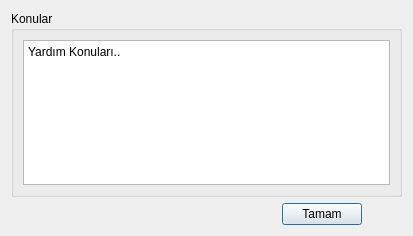
<?xml version="1.0" encoding="UTF-8"?>
<ui version="4.0">
 <class>Dialog</class>
 <widget class="QDialog" name="Dialog">
  <property name="geometry">
   <rect>
    <x>0</x>
    <y>0</y>
    <width>413</width>
    <height>236</height>
   </rect>
  </property>
  <property name="windowTitle">
   <string>Dialog</string>
  </property>
  <property name="styleSheet">
   <string notr="true">/*Copyright (c) DevSec Studio. All rights reserved.

MIT License

Permission is hereby granted, free of charge, to any person obtaining a copy
of this software and associated documentation files (the &quot;Software&quot;), to deal
in the Software without restriction, including without limitation the rights
to use, copy, modify, merge, publish, distribute, sublicense, and/or sell
copies of the Software, and to permit persons to whom the Software is
furnished to do so, subject to the following conditions:

The above copyright notice and this permission notice shall be included in all
copies or substantial portions of the Software.

THE SOFTWARE IS PROVIDED *AS IS*, WITHOUT WARRANTY OF ANY KIND, EXPRESS OR
IMPLIED, INCLUDING BUT NOT LIMITED TO THE WARRANTIES OF MERCHANTABILITY,
FITNESS FOR A PARTICULAR PURPOSE AND NONINFRINGEMENT. IN NO EVENT SHALL THE
AUTHORS OR COPYRIGHT HOLDERS BE LIABLE FOR ANY CLAIM, DAMAGES OR OTHER
LIABILITY, WHETHER IN AN ACTION OF CONTRACT, TORT OR OTHERWISE, ARISING FROM,
OUT OF OR IN CONNECTION WITH THE SOFTWARE OR THE USE OR OTHER DEALINGS IN THE SOFTWARE.
*/

/*-----QWidget-----*/
QWidget
{
	background-color: #222222;
	color: #eee;

}


/*-----QLabel-----*/
QLabel
{
	background-color: transparent;
	color: #eee;

}


/*-----QMenuBar-----*/
QMenuBar 
{
	background-color: qlineargradient(spread:repeat, x1:1, y1:0, x2:1, y2:1, stop:0 rgba(83, 83, 83, 255),stop:0.293269 rgba(81, 81, 81, 255),stop:0.634615 rgba(79, 79, 79, 255),stop:1 rgba(83, 83, 83, 255));
	border: 1px solid #343434;
	color: #eee;
	font-weight: bold;

}


QMenuBar::item 
{
	background-color: transparent;

}


QMenuBar::item:selected 
{
	background-color: #303030;
	color: #fff;

}


QMenuBar::item:pressed 
{
	background-color: qlineargradient(spread:repeat, x1:1, y1:0, x2:1, y2:1, stop:0 rgba(89, 89, 89, 255),stop:1 rgba(66, 66, 66, 255));
	border: 1px solid #000;
	color: #fff;

}


/*-----QMenu-----*/
QMenu
{
    background-color: #fff;
    border: 1px solid #222;
    padding: 4px;
	color: #000;

}


QMenu::item
{
    background-color: transparent;
    padding: 2px 20px 2px 20px;

}


QMenu::item:disabled
{
    color: #555;
    background-color: transparent;
    padding: 2px 20px 2px 20px;

}


QMenu::item:selected
{
    background-color: #91c9f7;
    color: #000;

}


/*-----QToolBar-----*/
QToolBar
{
	background-color: qlineargradient(spread:repeat, x1:1, y1:0, x2:1, y2:1, stop:0 rgba(83, 83, 83, 255),stop:0.293269 rgba(81, 81, 81, 255),stop:0.634615 rgba(79, 79, 79, 255),stop:1 rgba(83, 83, 83, 255));
	border-top: none;
	border-bottom: 1px solid #343434;
	border-left: 1px solid #343434;
	border-right: 1px solid #343434;

}


/*-----QToolButton-----*/
QToolButton 
{
	background-color: qlineargradient(spread:repeat, x1:1, y1:0, x2:1, y2:1, stop:0 rgba(121, 121, 121, 255),stop:1 rgba(98, 98, 98, 255));
	color: #eee;
	border: 1px solid #343434;
	border-radius: 4px;
	padding: 2px;
	margin-left: 5px
}


QToolButton:hover
{
	background-color: #8b8b8b;
	
}


QToolButton:pressed
{
	background-color: #353534;
	border: 1px solid gray;

}


QToolButton:checked
{
	background-color: #353534;
	border: 1px solid gray;
}


/*-----QDockWidget-----*/
QDockWidget
{
	color: #eee;
	font-weight: bold;
}


QDockWidget &gt; QWidget
{
	background-color: qlineargradient(spread:repeat, x1:1, y1:0, x2:1, y2:1, stop:0 rgba(83, 83, 83, 255),stop:0.293269 rgba(81, 81, 81, 255),stop:0.634615 rgba(79, 79, 79, 255),stop:1 rgba(83, 83, 83, 255));
	border: 1px solid #646564;
	border-top: none;
}


QDockWidget::title 
{
	background-color: qlineargradient(spread:repeat, x1:1, y1:0, x2:1, y2:1, stop:0 rgba(77, 77, 77, 255),stop:0.451923 rgba(64, 64, 64, 255),stop:1 rgba(41, 41, 41, 255));
	border: 1px solid #646564;
	padding: 2px;

}


QDockWidget::close-button
{
	max-width: 14px;
	max-height: 14px;
	margin-top:1px;

}


QDockWidget::float-button
{
	max-width: 14px;
	max-height: 14px;
	margin-top:1px;

}


QDockWidget::close-button:hover
{
	border: none;
	background-color: none;

}


QDockWidget::float-button:hover
{
	border: none;
	background-color: none;

}


/*-----QLineEdit-----*/
QLineEdit
{
	background-color: #363636;
	color : #eee;
	border: 1px solid #343434;
	border-radius : 2px;
	padding: 2px;

}


/*-----QSpinBox &amp; QDoubleSpinBox-----*/
QSpinBox,
QDoubleSpinBox 
{
    background-color: #363636;
	color : #eee;
	border: 1px solid #343434;
	padding: 2px;
    border-radius : 2px;

}


QSpinBox::up-button, 
QDoubleSpinBox::up-button
{
	border-top-right-radius:2px;
	background-color: #777777;
    width: 16px; 
    border-width: 1px;

}


QSpinBox::up-button:hover, 
QDoubleSpinBox::up-button:hover
{
	background-color: #585858;

}


QSpinBox::up-button:pressed, 
QDoubleSpinBox::up-button:pressed
{
	background-color: #252525;
    width: 16px; 
    border-width: 1px;

}


QSpinBox::up-arrow,
QDoubleSpinBox::up-arrow
{
    image: url(://arrow-up.png);
    width: 7px;
    height: 7px;

}


QSpinBox::down-button, 
QDoubleSpinBox::down-button
{
	border-bottom-right-radius:2px;
	background-color: #777777;
    width: 16px; 
    border-width: 1px;

}


QSpinBox::down-button:hover, 
QDoubleSpinBox::down-button:hover
{
	background-color: #585858;

}


QSpinBox::down-button:pressed, 
QDoubleSpinBox::down-button:pressed
{
	background-color: #252525;
    width: 16px; 
    border-width: 1px;

}


QSpinBox::down-arrow,
QDoubleSpinBox::down-arrow
{
    image: url(://arrow-down.png);
    width: 7px;
    height: 7px;

}


/*-----QListView-----*/
QListView 
{
	background-color: qlineargradient(spread:repeat, x1:1, y1:0, x2:1, y2:1, stop:0 rgba(83, 83, 83, 255),stop:0.293269 rgba(81, 81, 81, 255),stop:0.634615 rgba(79, 79, 79, 255),stop:1 rgba(83, 83, 83, 255));
    border : none;
    color: white;
    show-decoration-selected: 1; 
    outline: 0;
	border: 1px solid gray;

}


QListView::disabled 
{
	background-color: #656565;
	color: #1b1b1b;
    border: 1px solid #656565;

}


QListView::item 
{
    padding: 1px;

}


QListView::item:alternate 
{
    background-color: #4a4b4d;

}


QListView::item:selected 
{
    border: 1px solid #6a6ea9;
    border: none;
    color: rgb(0, 0, 0);

}


QListView::item:selected:!active 
{
    background-color: #b7b9be;
    border: none;
    color: rgb(0, 0, 0);

}


QListView::item:selected:active 
{
    background-color: #b7b9be;
    border: none;
    color: rgb(0, 0, 0);

}


QListView::item:hover {
    background-color: #262626;
    border: none;
    color: white;

}


/*-----QScrollBar-----*/
QScrollBar:horizontal
{
    border: 1px solid #222222;
    background-color: #3d3d3d;
    height: 15px;
    margin: -2px 16px 0 16px;

}


QScrollBar::handle:horizontal
{
    background-color: qlineargradient(spread:repeat, x1:1, y1:0, x2:1, y2:1, stop:0 rgba(150, 150, 150, 255),stop:1 rgba(107, 107, 107, 255));
	border-radius: 6px;
    min-height: 20px;

}


QScrollBar::add-line:horizontal
{
    background-color: #3d3d3d;
    width: 17px;
    subcontrol-position: right;
    subcontrol-origin: margin;

}


QScrollBar::sub-line:horizontal
{
    border: 1px solid #3d3d3d;
    background-color: #3d3d3d;
    width: 17px;
    subcontrol-position: left;
    subcontrol-origin: margin;

}


QScrollBar::right-arrow:horizontal
{
    image: url(://arrow-right.png);
    width: 6px;
    height: 6px;

}


QScrollBar::left-arrow:horizontal
{
    image: url(://arrow-left.png);
    width: 6px;
    height: 6px;

}


QScrollBar::add-page:horizontal, QScrollBar::sub-page:horizontal
{
    background: none;

}


QScrollBar:vertical
{
    background-color: #3d3d3d;
    width: 15px;
    margin: 16px 0px 16px -2px;
    border: 1px solid #222222;

}


QScrollBar::handle:vertical
{
    background-color: qlineargradient(spread:repeat, x1:1, y1:0, x2:1, y2:1, stop:0 rgba(150, 150, 150, 255),stop:1 rgba(107, 107, 107, 255));
	border-radius: 6px;
    min-height: 20px;

}


QScrollBar::add-line:vertical
{
    border: 1px solid #3d3d3d;
    background-color: #3d3d3d;
    height: 15px;
    subcontrol-position: bottom;
    subcontrol-origin: margin;

}


QScrollBar::sub-line:vertical
{
    border: 1px solid #3d3d3d;
    background-color: #3d3d3d;
    height: 15px;
    subcontrol-position: top;
    subcontrol-origin: margin;

}


QScrollBar::up-arrow:vertical
{
    image: url(://arrow-up.png);
    width: 6px;
    height: 6px;

}


QScrollBar::down-arrow:vertical
{
    image: url(://arrow-down.png);
    width: 6px;
    height: 6px;

}


QScrollBar::add-page:vertical, QScrollBar::sub-page:vertical
{
    background: none;

}


/*-----QStatusBar-----*/
QStatusBar 
{
	background-color: qlineargradient(spread:repeat, x1:1, y1:0, x2:1, y2:1, stop:0 rgba(83, 83, 83, 255),stop:0.293269 rgba(81, 81, 81, 255),stop:0.634615 rgba(79, 79, 79, 255),stop:1 rgba(83, 83, 83, 255));
	color: #eee;
	border: 1px solid #343434;

}


/*-----QSizeGrip-----*/
QSizeGrip 
{
	background-color: image(&quot;./ressources/sizegrip.png&quot;); /*To replace*/
	border: none;

}

</string>
  </property>
  <layout class="QGridLayout" name="gridLayout_2">
   <item row="0" column="0">
    <layout class="QVBoxLayout" name="verticalLayout">
     <item>
      <widget class="QGroupBox" name="groupBox">
       <property name="title">
        <string>Konular</string>
       </property>
       <layout class="QGridLayout" name="gridLayout">
        <item row="0" column="0">
         <widget class="QPlainTextEdit" name="plainTextEdit">
          <property name="readOnly">
           <bool>true</bool>
          </property>
          <property name="plainText">
           <string>Yardım Konuları..</string>
          </property>
         </widget>
        </item>
       </layout>
      </widget>
     </item>
     <item>
      <layout class="QHBoxLayout" name="horizontalLayout" stretch="20,5,0">
       <item>
        <spacer name="horizontalSpacer">
         <property name="orientation">
          <enum>Qt::Horizontal</enum>
         </property>
         <property name="sizeHint" stdset="0">
          <size>
           <width>40</width>
           <height>20</height>
          </size>
         </property>
        </spacer>
       </item>
       <item>
        <widget class="QPushButton" name="btn_ok">
         <property name="text">
          <string>Tamam</string>
         </property>
        </widget>
       </item>
       <item>
        <spacer name="horizontalSpacer_2">
         <property name="orientation">
          <enum>Qt::Horizontal</enum>
         </property>
         <property name="sizeHint" stdset="0">
          <size>
           <width>40</width>
           <height>20</height>
          </size>
         </property>
        </spacer>
       </item>
      </layout>
     </item>
    </layout>
   </item>
  </layout>
 </widget>
 <resources/>
 <connections/>
</ui>
